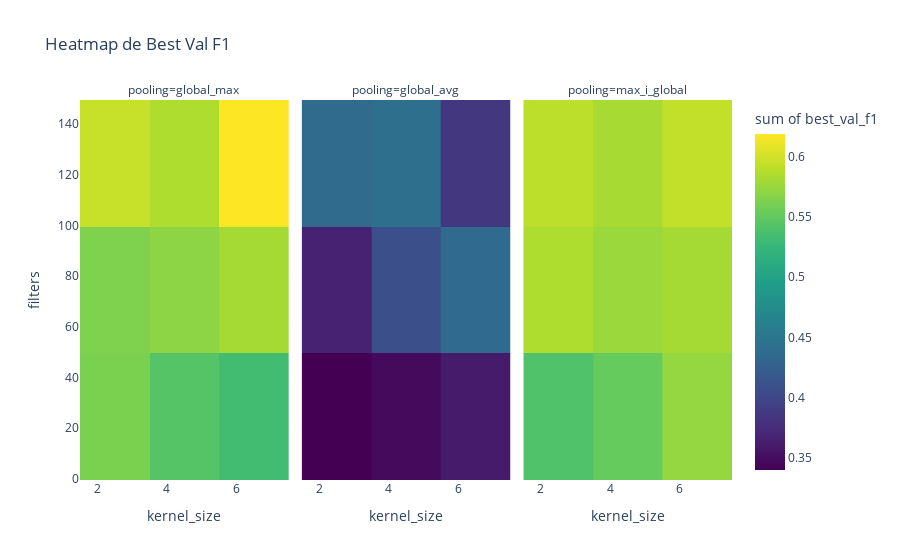

Source (notebook cell):
### Code cell
fig = px.density_heatmap(
    df_results,
    x="kernel_size",
    y="filters",
    z="best_val_f1",
    color_continuous_scale="Viridis",
    facet_col="pooling",
    title="Heatmap de Best Val F1"
)
fig.show()

### Figure 1 — Plotly figure (JSON) as saved in the notebook; plotly's stock layout.template omitted (floating-point values rounded to 4 significant figures)
{"data": [{"coloraxis": "coloraxis", "histfunc": "sum", "hovertemplate": "pooling=global_max<br>kernel_size=%{x}<br>filters=%{y}<br>sum of best_val_f1=%{z}<extra></extra>", "name": "", "type": "histogram2d", "x": [3, 5, 7, 3, 5, 7, 3, 5, 7], "xaxis": "x", "xbingroup": "x", "y": [32, 32, 32, 64, 64, 64, 128, 128, 128], "yaxis": "y", "ybingroup": "y", "z": [0.5621, 0.5433, 0.5331, 0.5643, 0.5705, 0.5807, 0.5955, 0.5851, 0.6188]}, {"coloraxis": "coloraxis", "histfunc": "sum", "hovertemplate": "pooling=global_avg<br>kernel_size=%{x}<br>filters=%{y}<br>sum of best_val_f1=%{z}<extra></extra>", "name": "", "type": "histogram2d", "x": [3, 5, 7, 3, 5, 7, 3, 5, 7], "xaxis": "x2", "xbingroup": "x", "y": [32, 32, 32, 64, 64, 64, 128, 128, 128], "yaxis": "y2", "ybingroup": "y", "z": [0.3403, 0.3476, 0.3608, 0.3662, 0.409, 0.4355, 0.4372, 0.4416, 0.3858]}, {"coloraxis": "coloraxis", "histfunc": "sum", "hovertemplate": "pooling=max_i_global<br>kernel_size=%{x}<br>filters=%{y}<br>sum of best_val_f1=%{z}<extra></extra>", "name": "", "type": "histogram2d", "x": [3, 5, 7, 3, 5, 7, 3, 5, 7], "xaxis": "x3", "xbingroup": "x", "y": [32, 32, 32, 64, 64, 64, 128, 128, 128], "yaxis": "y3", "ybingroup": "y", "z": [0.5404, 0.5524, 0.5737, 0.585, 0.5766, 0.5809, 0.5903, 0.5816, 0.5932]}], "layout": {"annotations": [{"font": {}, "showarrow": false, "text": "pooling=global_max", "x": 0.16, "xanchor": "center", "xref": "paper", "y": 1, "yanchor": "bottom", "yref": "paper"}, {"font": {}, "showarrow": false, "text": "pooling=global_avg", "x": 0.5, "xanchor": "center", "xref": "paper", "y": 1, "yanchor": "bottom", "yref": "paper"}, {"font": {}, "showarrow": false, "text": "pooling=max_i_global", "x": 0.84, "xanchor": "center", "xref": "paper", "y": 1, "yanchor": "bottom", "yref": "paper"}], "coloraxis": {"colorbar": {"title": {"text": "sum of best_val_f1"}}, "colorscale": [[0, "#440154"], [0.1111, "#482878"], [0.2222, "#3e4989"], [0.3333, "#31688e"], [0.4444, "#26828e"], [0.5556, "#1f9e89"], [0.6667, "#35b779"], [0.7778, "#6ece58"], [0.8889, "#b5de2b"], [1, "#fde725"]]}, "legend": {"tracegroupgap": 0}, "title": {"text": "Heatmap de Best Val F1"}, "xaxis": {"anchor": "y", "domain": [0, 0.32], "title": {"text": "kernel_size"}}, "xaxis2": {"anchor": "y2", "domain": [0.34, 0.66], "matches": "x", "title": {"text": "kernel_size"}}, "xaxis3": {"anchor": "y3", "domain": [0.68, 1.0], "matches": "x", "title": {"text": "kernel_size"}}, "yaxis": {"anchor": "x", "domain": [0, 1], "title": {"text": "filters"}}, "yaxis2": {"anchor": "x2", "domain": [0, 1], "matches": "y", "showticklabels": false}, "yaxis3": {"anchor": "x3", "domain": [0, 1], "matches": "y", "showticklabels": false}}}
